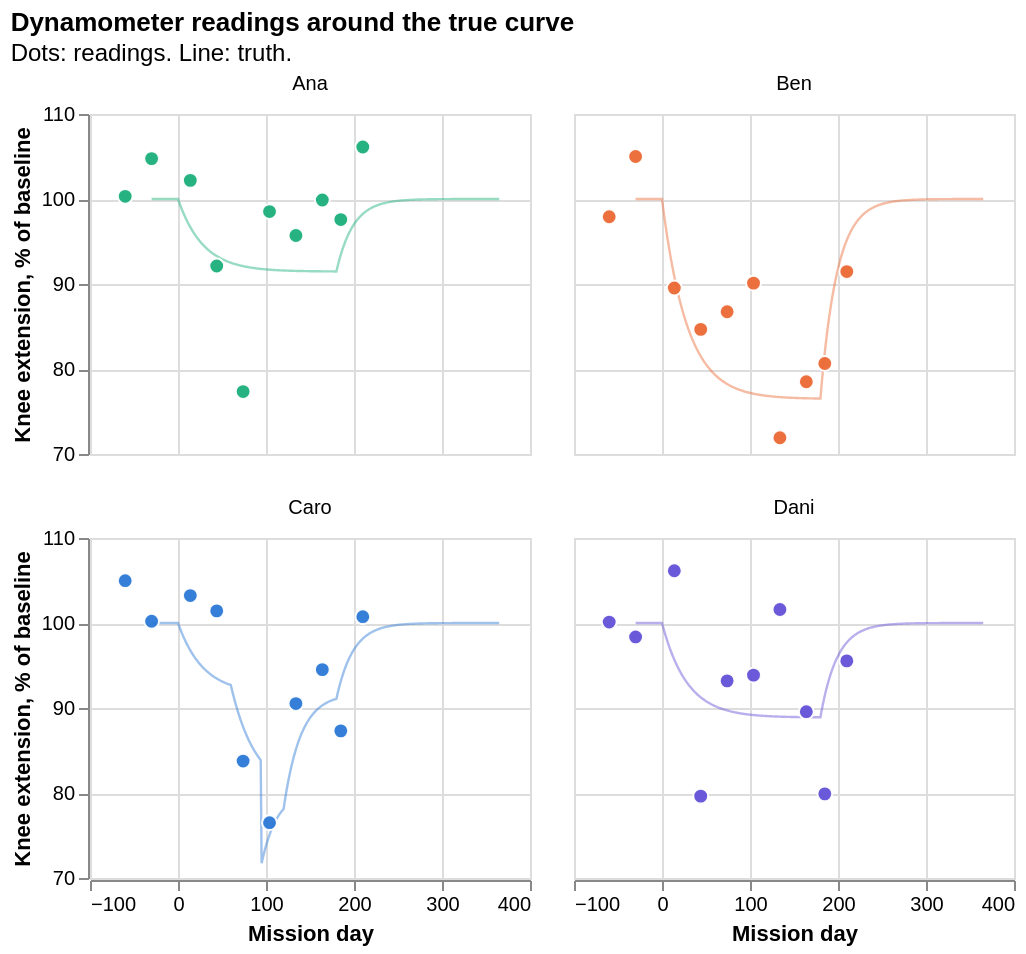

Source (notebook cell):
### Code cell
k = df[df.measure == "knee_extension_60"].copy()
k = k.assign(day=k.mission_day, pct=100 * k.value / k.groupby("crew_id").true_value.transform("first"), kind="reading")
truth = true.assign(pct=lambda d: 100 + d.change_pct, kind="truth").rename(columns={"crew": "crew_id"})
both = pd.concat([truth[["crew_id", "day", "pct", "kind"]],
                  k[["crew_id", "day", "pct", "kind", "day_label", "value", "true_value", "adherence", "events"]]])
line = alt.Chart().transform_filter(alt.datum.kind == "truth").mark_line(strokeWidth=1.2, opacity=0.45).encode(
    x=alt.X("day:Q", title="Mission day"), y=alt.Y("pct:Q", title="Knee extension, % of baseline", scale=alt.Scale(zero=False)),
    color=alt.Color("crew_id:N", scale=CREW, legend=None))
pts = alt.Chart().transform_filter(alt.datum.kind == "reading").mark_circle(size=55, opacity=0.95, stroke=SURFACE, strokeWidth=1).encode(
    x="day:Q", y="pct:Q", color=alt.Color("crew_id:N", scale=CREW, legend=None),
    tooltip=["crew_id", "day_label", alt.Tooltip("value:Q", title="reading (ft-lb)"),
             alt.Tooltip("true_value:Q", format=".1f", title="truth (ft-lb)"), "adherence", "events"])
alt.layer(line, pts, data=both).properties(width=220, height=170).facet(
    facet=alt.Facet("crew_id:N", title=None, sort=["Ana", "Ben", "Caro", "Dani"]), columns=2
).properties(title=alt.Title("Dynamometer readings around the true curve", subtitle="Dots: readings. Line: truth."))

### Figure 1 — Vega-Lite specification as saved in the notebook (floating-point values rounded to 4 significant figures; data arrays with more than 128 entries replaced by an {"elided": "..."} marker saying what was removed)
{"$schema": "https://vega.github.io/schema/vega-lite/v5.20.1.json", "columns": 2, "config": {"view": {"continuousHeight": 300, "continuousWidth": 300}}, "data": {"name": "data-0dd02ad8d2269422a2b1366678d3b0aa"}, "datasets": {"data-0dd02ad8d2269422a2b1366678d3b0aa": {"elided": "1624 records"}}, "facet": {"field": "crew_id", "sort": ["Ana", "Ben", "Caro", "Dani"], "title": null, "type": "nominal"}, "spec": {"height": 170, "layer": [{"encoding": {"color": {"field": "crew_id", "legend": null, "scale": {"domain": ["Ana", "Ben", "Caro", "Dani"], "range": ["#1baf7a", "#eb6834", "#2a78d6", "#6250d6"]}, "type": "nominal"}, "x": {"field": "day", "title": "Mission day", "type": "quantitative"}, "y": {"field": "pct", "scale": {"zero": false}, "title": "Knee extension, % of baseline", "type": "quantitative"}}, "mark": {"opacity": 0.45, "strokeWidth": 1.2, "type": "line"}, "transform": [{"filter": "(datum.kind === 'truth')"}]}, {"encoding": {"color": {"field": "crew_id", "legend": null, "scale": {"domain": ["Ana", "Ben", "Caro", "Dani"], "range": ["#1baf7a", "#eb6834", "#2a78d6", "#6250d6"]}, "type": "nominal"}, "tooltip": [{"field": "crew_id", "type": "nominal"}, {"field": "day_label", "type": "nominal"}, {"field": "value", "title": "reading (ft-lb)", "type": "quantitative"}, {"field": "true_value", "format": ".1f", "title": "truth (ft-lb)", "type": "quantitative"}, {"field": "adherence", "type": "quantitative"}, {"field": "events", "type": "nominal"}], "x": {"field": "day", "type": "quantitative"}, "y": {"field": "pct", "type": "quantitative"}}, "mark": {"opacity": 0.95, "size": 55, "stroke": "#ffffff", "strokeWidth": 1, "type": "circle"}, "transform": [{"filter": "(datum.kind === 'reading')"}]}], "width": 220}, "title": {"subtitle": "Dots: readings. Line: truth.", "text": "Dynamometer readings around the true curve"}}
